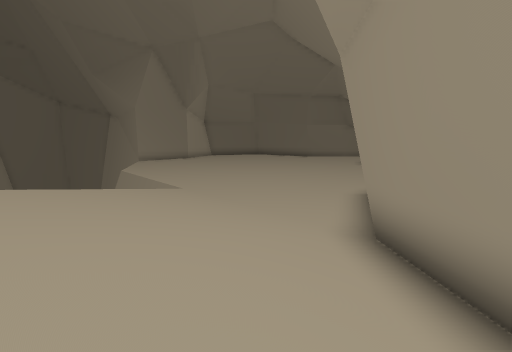
View 1 (above)

17 first-person views from a walk through a 3-D level made in the Unity game engine. The camera is 1.3 m above the floor, tilts 8° down and sees 85° across. The floor is counted in squares, 1 m on a side. Each view is taken from the middle of a square. On the plan, view 1 faces up. The plan holds only what a view shows up to about 13 squares ahead; the rest is blank. The place goes on beyond the plan. The player character is not drawn. Some surface patterns are stand-ins.

View 2
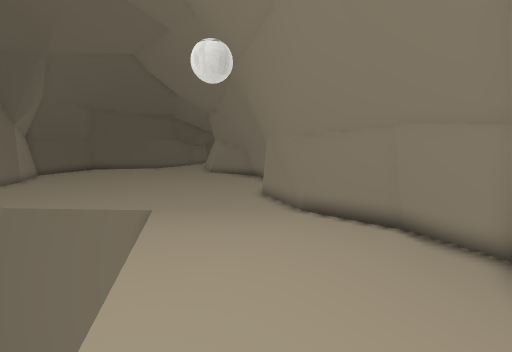

View 3
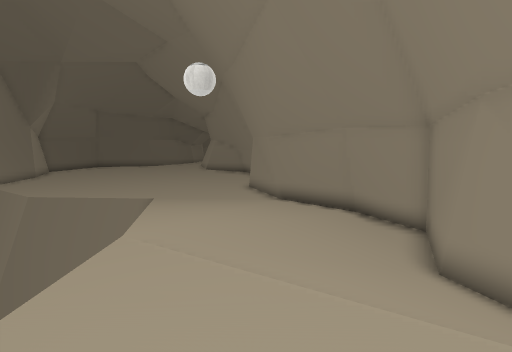

View 4
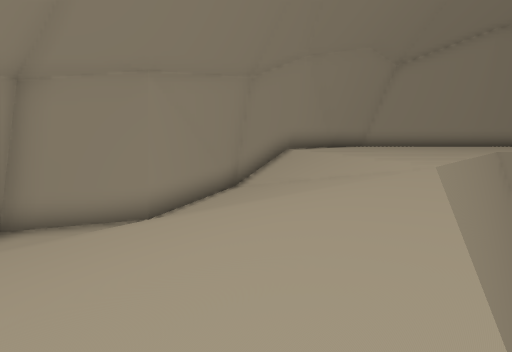

View 5
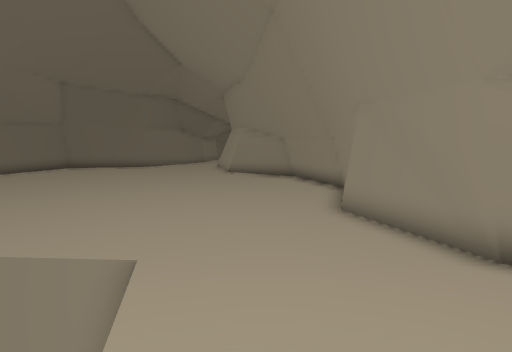

View 6
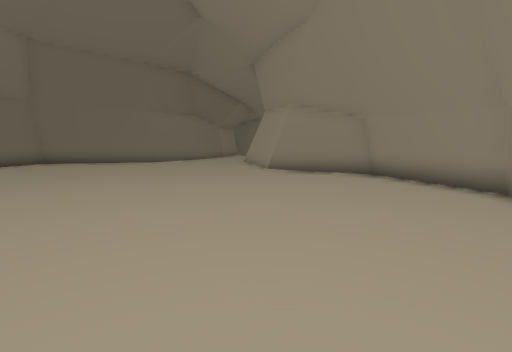

View 7
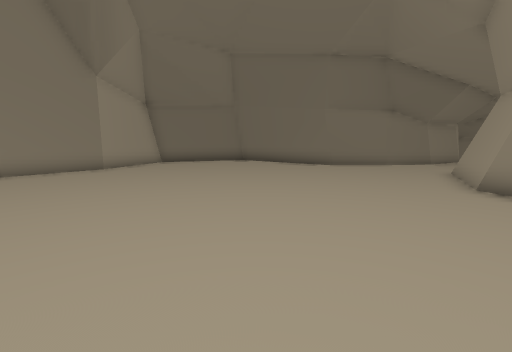

View 8
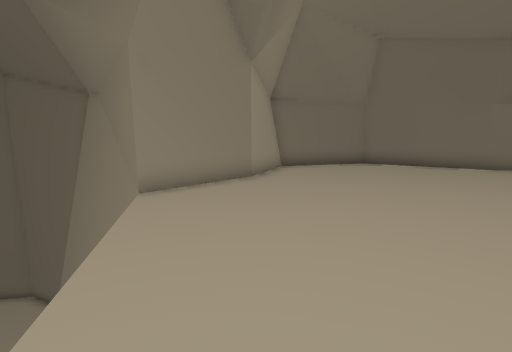

View 9
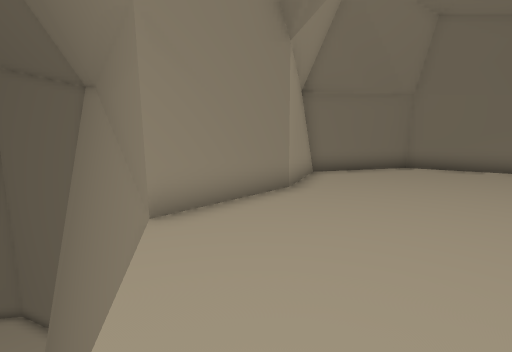

View 10
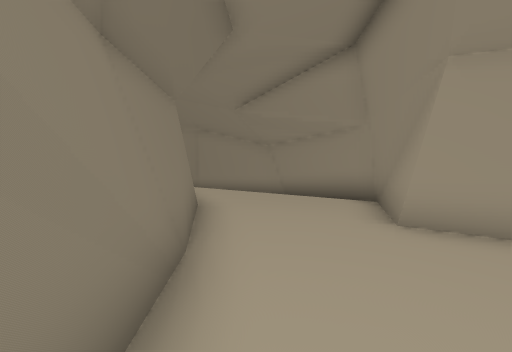

View 11
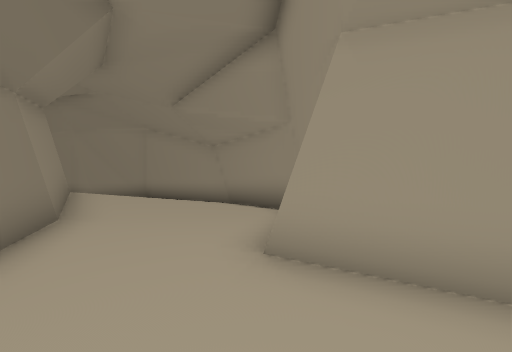

View 12
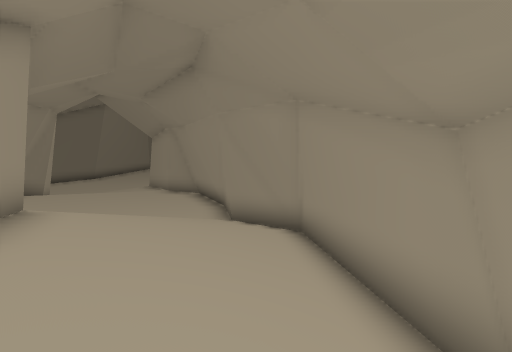

View 13
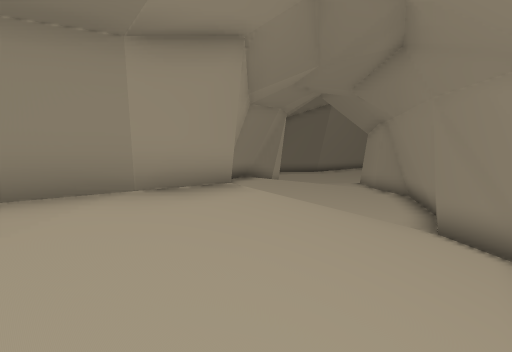

View 14
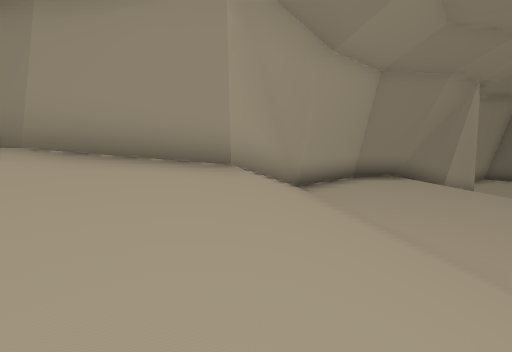

View 15
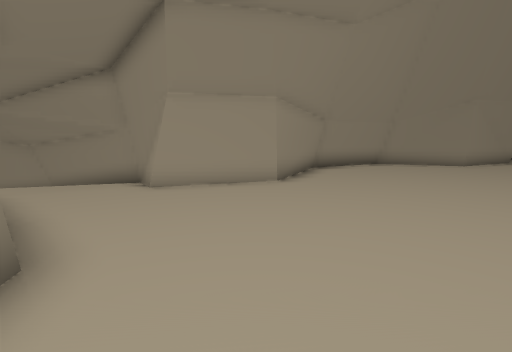

View 16
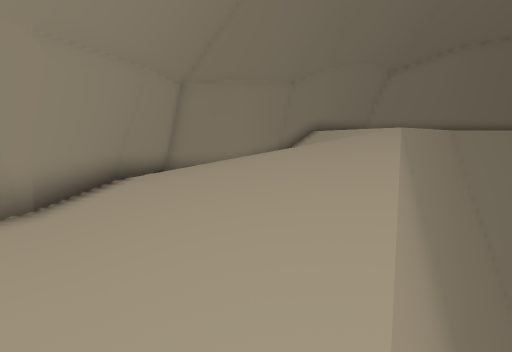

View 17
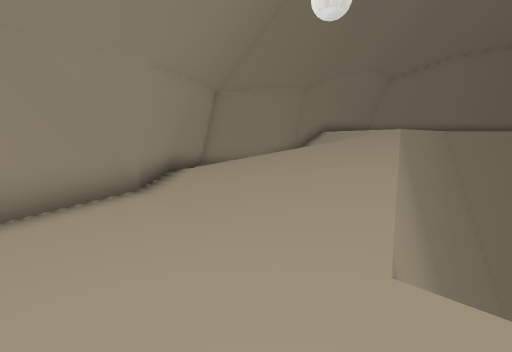

### Floor plan
Key: @ floor where view 1 was taken; # wall or solid block; . main floor; : floor 0.25 m higher than the main floor; + floor 0.5 m higher than the main floor; - floor 1 m lower than the main floor; _ floor 1.25 m lower than the main floor; < floor 1.5 m lower than the main floor; * floor 1.75 m higher than the main floor; / step, stairs or slope; = window, fence, low wall or low ledge; v drop or lower ground.
Columns run from 14 left of view 1 to 19 right of it. Each row starts with its distance up from view 1.
 34                           ##-//  #
 33                           #--___<#
 32                           #--___<#
 31                           #--___##
 30                           #--___#
 29                           #//___#
 28                           #////_#
 27                           #////##
 26 ##                        #////##
 25 v##       #######        ##////#
 24 vv##     ##.....###   ####/////#
 23 vvv#     #........######..////##
 22  vv##    #................///##
 21   vv##  ##................//##
 20    vv#=##.............=...##=
 19      v##..............#####
 18       v..............##
 17        ..............##
 16        ..............#
 15        v.............#
 14        v.............#
 13       vv.............#
 12       vvv............#
 11        vvv..........##
 10         vvv.........##
  9         vvvv.......##
  8            v:.....##
  7           vv/:...##
  6           v///...#
  5          vv////.##
  4         vv//////#
  3        vvv/////+#
  2       vvv//////+#
  1      vvvv//////+#
  0    vvvvv*/////@##
 -1   vvvvv*///////##
 -2  vvvvv**//////.#
 -3 vvvvv***/////###
 -4 vvvv*****///##
 -5   *******//##
 -6  ********###
 -7 ********#=
 -8 ******##=
 -9 #######

Positions as (right, up) in squares from view 1, and headings:
1: (0, 0), facing up
2: (-7, -2), facing up-right
3: (-8, -4), facing up-right
4: (-4, 4), facing down
5: (-4, 4), facing up-right
6: (-2, 9), facing up-right
7: (1, 10), facing up
8: (-5, 12), facing up
9: (-6, 14), facing up
10: (4, 22), facing right
11: (5, 20), facing right
12: (12, 21), facing up-right
13: (13, 21), facing up
14: (16, 24), facing up-left
15: (1, 23), facing down-right
16: (-2, 9), facing down
17: (-1, 11), facing down
